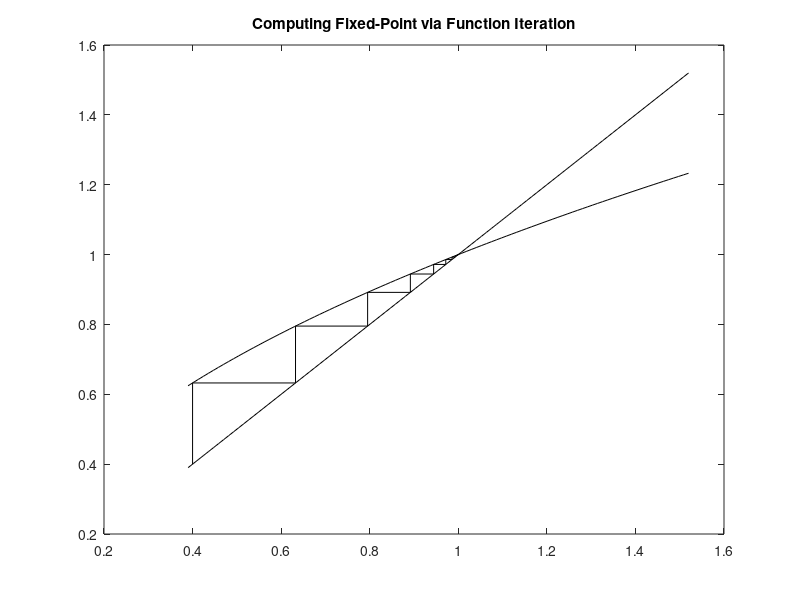
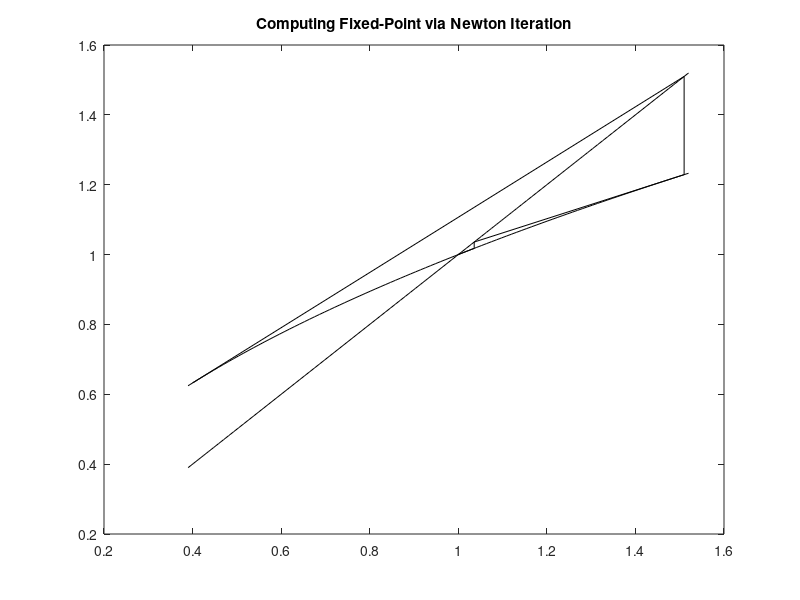

Write the MATLAB code that produced these figures, in order. (Note: this script raises an error after producing the figures.)
% DEMSLV04 Graphical demonstration of computing fixed point y=x^0.5 
%    using both function iteration and Newton methods
function demslv04
disp('DEMSLV04 Graphical demonstration of computing fixed point y=x^0.5')
close all

maxit = 15;
tol = 1.e-7;

alpha = 0.5;
xinit = 0.4;

x = xinit;
xf1 = []; xf2 = [];
for it=1:maxit
  xf1 = [xf1 x x];
  xf2 = [xf2 x];
  x = x^alpha;
  xf2 = [xf2 x];
end

x = xinit;
xn1 = []; xn2 = [];
for it=1:maxit
  xn1 = [xn1 x];
  xn2 = [xn2 x^alpha];
  x = x - (x-x^alpha)/(1-alpha*x^(alpha-1));
  xn1 = [xn1 x];
  xn2 = [xn2 x];
end

xplot = linspace(min([xf1 xn1])-.01,max([xf1 xn1])+.01);
yplot = xplot.^alpha;

figure(1); plot(xf1,xf2,'k',xplot,xplot,'k',xplot,yplot,'k');
title('Computing Fixed-Point via Function Iteration')

figure(2); plot(xn1,xn2,'k',xplot,xplot,'k',xplot,yplot,'k');
title('Computing Fixed-Point via Newton Iteration')

prtfigs(mfilename)
